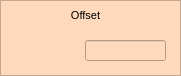
    <widget class="QFrame" name="frame_11">
     <property name="geometry">
      <rect>
       <x>90</x>
       <y>265</y>
       <width>181</width>
       <height>76</height>
      </rect>
     </property>
     <property name="styleSheet">
      <string notr="true">background-color: rgb(254, 217, 188);</string>
     </property>
     <property name="frameShape">
      <enum>QFrame::StyledPanel</enum>
     </property>
     <property name="frameShadow">
      <enum>QFrame::Raised</enum>
     </property>
     <widget class="caLineEdit" name="calineedit_26">
      <property name="geometry">
       <rect>
        <x>85</x>
        <y>40</y>
        <width>81</width>
        <height>21</height>
       </rect>
      </property>
      <property name="font">
       <font>
        <family>Sans Serif</family>
        <pointsize>11</pointsize>
       </font>
      </property>
      <property name="alignment">
       <set>Qt::AlignRight|Qt::AlignTrailing|Qt::AlignVCenter</set>
      </property>
      <property name="readOnly">
       <bool>true</bool>
      </property>
      <property name="channel" stdset="0">
       <string notr="true">$(DEVICE):dsp:amp_offset:D_mon</string>
      </property>
      <property name="foreground">
       <color>
        <red>170</red>
        <green>0</green>
        <blue>0</blue>
       </color>
      </property>
      <property name="background">
       <color>
        <red>255</red>
        <green>255</green>
        <blue>255</blue>
       </color>
      </property>
      <property name="colorMode">
       <enum>caLineEdit::Static</enum>
      </property>
      <property name="frameLineWidth" stdset="0">
       <number>1</number>
      </property>
      <property name="fontScaleMode" stdset="0">
       <enum>caLineEdit::WidthAndHeight</enum>
      </property>
     </widget>
     <widget class="QLabel" name="label_57">
      <property name="geometry">
       <rect>
        <x>5</x>
        <y>5</y>
        <width>161</width>
        <height>21</height>
       </rect>
      </property>
      <property name="font">
       <font>
        <pointsize>8</pointsize>
       </font>
      </property>
      <property name="text">
       <string>Offset</string>
      </property>
      <property name="alignment">
       <set>Qt::AlignCenter</set>
      </property>
     </widget>
     <widget class="caNumeric" name="canumeric_20">
      <property name="geometry">
       <rect>
        <x>5</x>
        <y>25</y>
        <width>76</width>
        <height>46</height>
       </rect>
      </property>
      <property name="integerDigits" stdset="0">
       <number>4</number>
      </property>
      <property name="decimalDigits" stdset="0">
       <number>0</number>
      </property>
      <property name="channel" stdset="0">
       <string notr="true">$(DEVICE):dsp:amp_offset:D_sp</string>
      </property>
      <property name="background">
       <color>
        <red>254</red>
        <green>217</green>
        <blue>188</blue>
       </color>
      </property>
      <property name="precisionMode">
       <enum>caNumeric::User</enum>
      </property>
      <property name="fixedFormat">
       <bool>true</bool>
      </property>
      <property name="limitsMode">
       <enum>caNumeric::Channel</enum>
      </property>
     </widget>
    </widget>
